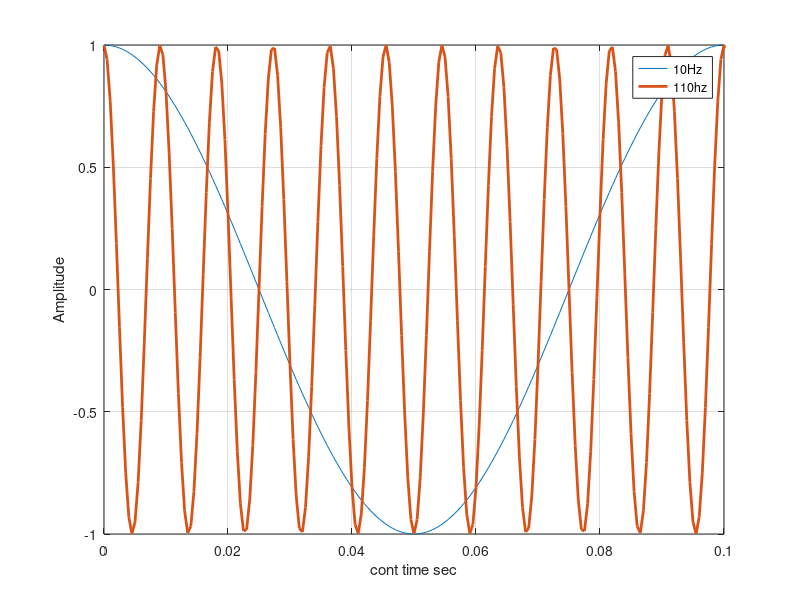
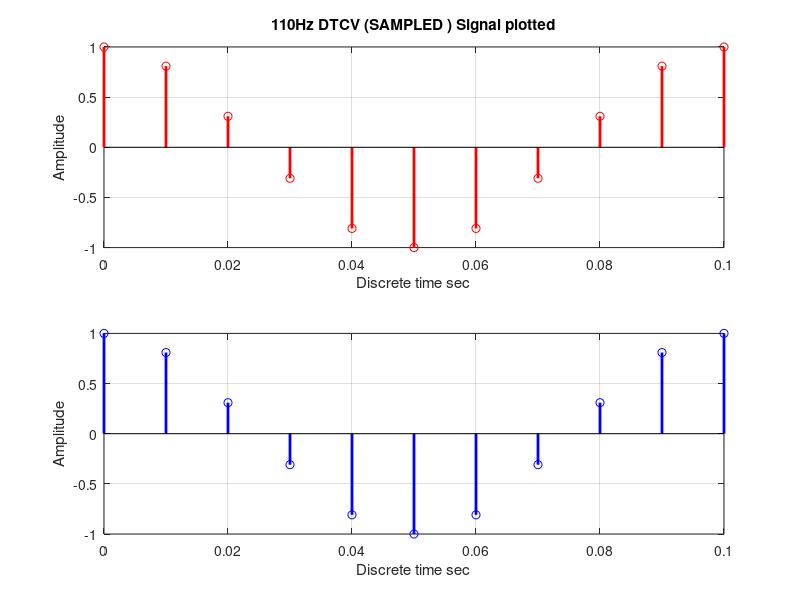
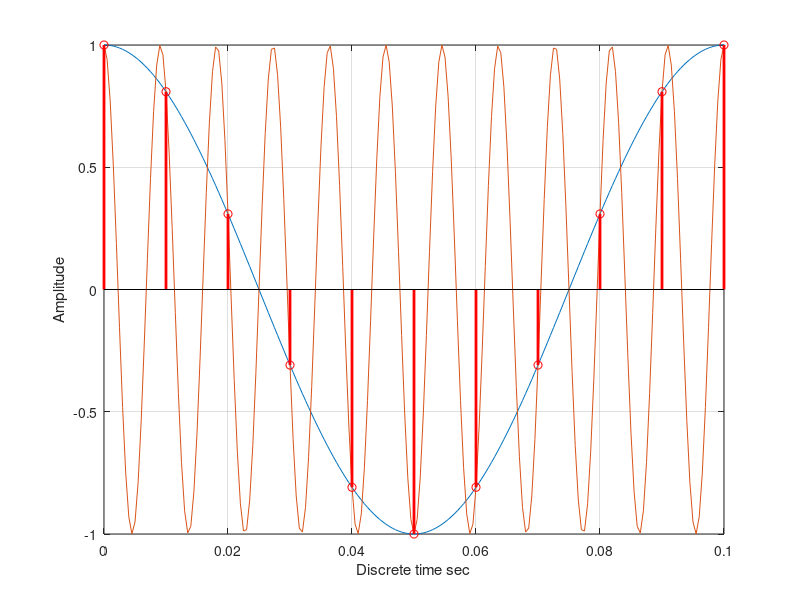

The MATLAB script that drew these images, in order:
clear all; close all; clc;

F1 = 10;
F2 = 110;
Fs = 100;
Ts = 1/Fs;
t = [0 : 0.0005 : 0.2];
x1t = cos(2* pi * F1 * t);
x2t = cos(2* pi * F2 * t);

% Figure 1 Continous Signal

figure;
title('Two Sinosuids plotted');
plot(t,x1t,t,x2t,'LineWidth',2);
xlabel('cont time sec');
ylabel('Amplitude');
xlim([0,0.1]);
legend('10Hz','110hz');
grid on;


% Figure 2 of Discrete Graphs

nTs = [0:Ts:0.2];
n = [1:length(nTs)-1];
x1n = cos(2* pi * F1 * nTs);
x2n = cos(2* pi * F2 * nTs);


figure;

% Subplot 1


title('10Hz DTCV (SAMPLED ) Signal plotted');
subplot(2,1, 1); % set third argument to number of the subplot
stem(nTs,x1n,'r','LineWidth',2) % Set Third arg to the color of the line plotted. r -> Red 
xlabel('Discrete time sec');
ylabel('Amplitude');
xlim([0,0.1]);
grid on;

% Subplot 2 

title('110Hz DTCV (SAMPLED ) Signal plotted');
subplot(2,1,2); % set third argument to number of the subplot
stem(nTs,x2n,'b','LineWidth',2); % Set Third arg to the color of the line plotted. b -> Blue
xlabel('Discrete time sec');
ylabel('Amplitude');
xlim([0,0.1]);
grid on;


%% Figure 3 

figure;
plot(t,x1t,t,x2t);
hold
stem(nTs,x1n,'r','LineWidth',2)
% hold
% stem(nTs,x2n,'b','LineWidth',2); % Set Third arg to the color of the line plotted. b -> Blue
xlabel('Discrete time sec');
ylabel('Amplitude');
xlim([0,0.1]);
grid on;
xlabel('Discrete time sec');
ylabel('Amplitude');
xlim([0,0.1]);
grid on;